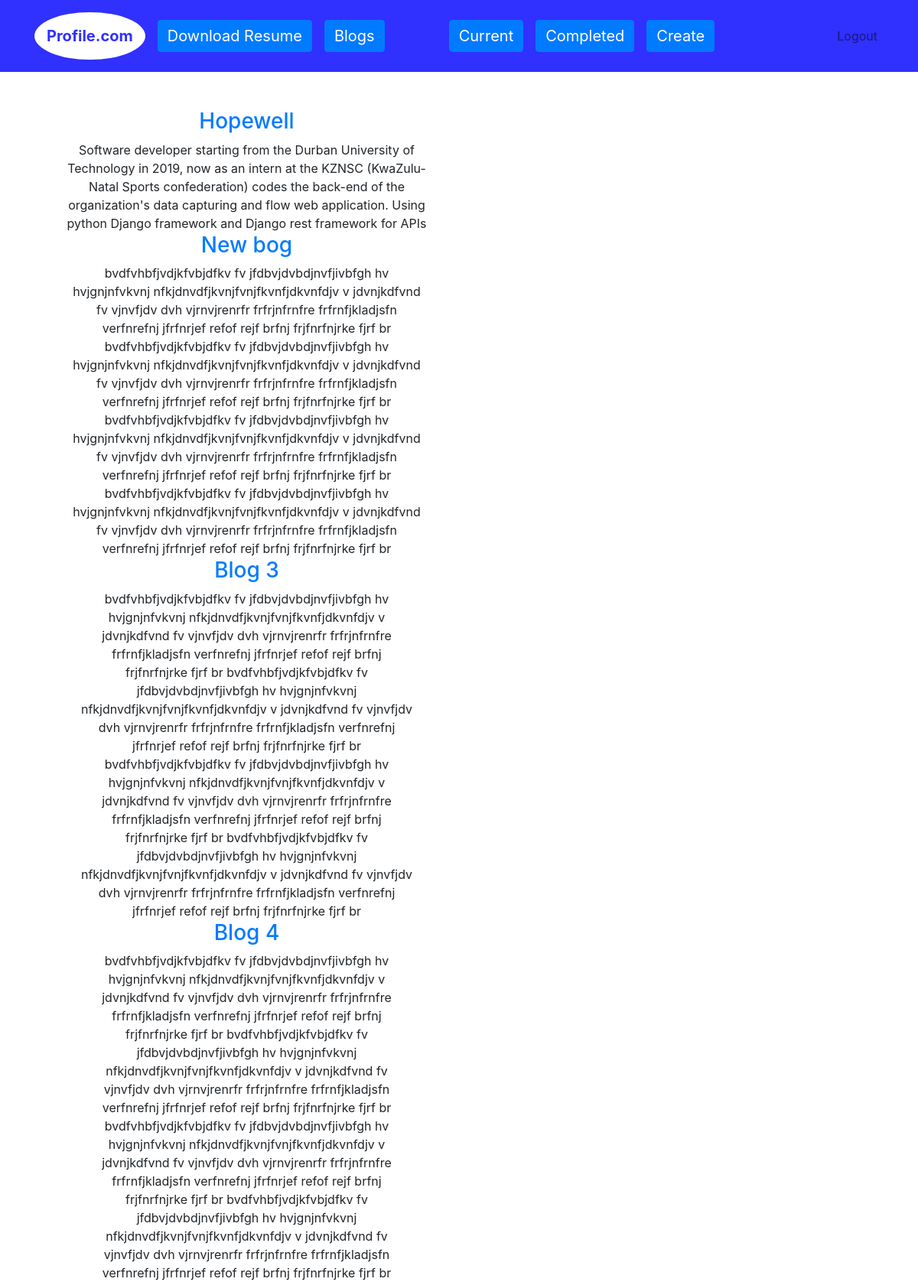
The app's page /Blog/Blog (signed in) with its own data.
### Blog/models.py (models this page shows, shortened)
class blog(models.Model):
    title = models.CharField(max_length=300)
    description = models.TextField()
    date = models.DateField()

### Blog/views.py (the view)
# urls.py: path('Blog',views.home,name='Blogs'),
def home(request):
    blogs = blog.objects.all()
    return render(request, 'Blog/home.html',{"Blogs": blogs})

### Blog/templates/Blog/home.html (shortened to what this page needs)
{% extends "Portfolio/base.html" %}
{% block content %}
    <div class="container text-center">
        <div class="row row-cols-2">
            {% for item in Blogs%}
            {% if item.id %}
            <div class="col">
                <div>
                   <a href="{% url 'blogDetail' item.id %}"><h3>{{item.title}}</h3></a>
                </div>
        <div class="container text-center">{{item.description}}</div>
            {% endif%}
          {% endfor %}
    </div>
    {% endblock %}

### records on screen
blog: title "Hopewell", description "Software developer starting from the Durban University of Technology in 2019, now as an intern at the KZNSC (KwaZulu-Natal Sports confederation) codes the back-end of the organization's data capturing and flow web application. Using python Django framework and Django rest framework for APIs"
blog: title "New bog", description "bvdfvhbfjvdjkfvbjdfkv fv jfdbvjdvbdjnvfjivbfgh hv hvjgnjnfvkvnj nfkjdnvdfjkvnjfvnjfkvnfjdkvnfdjv v jdvnjkdfvnd fv vjnvfjdv dvh vjrnvjrenrfr frfrjnfrnfre frfrnfjkladjsfn verfnrefnj jfrfnrjef refof rejf brfnj frjfnrfnjrke fjrf br bvdfvhbfjvdjkfvbjdfkv fv jfdbvjdvbdjnvfjivbfgh hv hvjgnjnfvkvnj nfkjdnvdfjkvnjfvnjfkvnfjdkvnfdjv v jdvnjkdfvnd fv vjnvfjdv dvh vjrnvjrenrfr frfrjnfrnfre frfrnfjkladjsfn verfnrefnj jfrfnrjef refof rejf brfnj frjfnrfnjrke fjrf br bvdfvhbfjvdjkfvbjdfkv fv jfdbvjdvbdjnvfjivbfgh hv hvjgnjnfvkvnj nfkjdnvdfjkvnjfvnjfkvnfjdkvnfdjv v jdvnjkdfvnd fv vjnvfjdv dvh vjrnvjrenrfr frfrjnfrnfre frfrnfjkladjsfn verfnrefnj jfrfnrjef refof rejf brfnj frjfnrfnjrke fjrf br…"
blog: title "Blog 3", description "bvdfvhbfjvdjkfvbjdfkv fv jfdbvjdvbdjnvfjivbfgh hv hvjgnjnfvkvnj nfkjdnvdfjkvnjfvnjfkvnfjdkvnfdjv v jdvnjkdfvnd fv vjnvfjdv dvh vjrnvjrenrfr frfrjnfrnfre frfrnfjkladjsfn verfnrefnj jfrfnrjef refof rejf brfnj frjfnrfnjrke fjrf br bvdfvhbfjvdjkfvbjdfkv fv jfdbvjdvbdjnvfjivbfgh hv hvjgnjnfvkvnj nfkjdnvdfjkvnjfvnjfkvnfjdkvnfdjv v jdvnjkdfvnd fv vjnvfjdv dvh vjrnvjrenrfr frfrjnfrnfre frfrnfjkladjsfn verfnrefnj jfrfnrjef refof rejf brfnj frjfnrfnjrke fjrf br bvdfvhbfjvdjkfvbjdfkv fv jfdbvjdvbdjnvfjivbfgh hv hvjgnjnfvkvnj nfkjdnvdfjkvnjfvnjfkvnfjdkvnfdjv v jdvnjkdfvnd fv vjnvfjdv dvh vjrnvjrenrfr frfrjnfrnfre frfrnfjkladjsfn verfnrefnj jfrfnrjef refof rejf brfnj frjfnrfnjrke fjrf br…"
blog: title "Blog 4", description "bvdfvhbfjvdjkfvbjdfkv fv jfdbvjdvbdjnvfjivbfgh hv hvjgnjnfvkvnj nfkjdnvdfjkvnjfvnjfkvnfjdkvnfdjv v jdvnjkdfvnd fv vjnvfjdv dvh vjrnvjrenrfr frfrjnfrnfre frfrnfjkladjsfn verfnrefnj jfrfnrjef refof rejf brfnj frjfnrfnjrke fjrf br bvdfvhbfjvdjkfvbjdfkv fv jfdbvjdvbdjnvfjivbfgh hv hvjgnjnfvkvnj nfkjdnvdfjkvnjfvnjfkvnfjdkvnfdjv v jdvnjkdfvnd fv vjnvfjdv dvh vjrnvjrenrfr frfrjnfrnfre frfrnfjkladjsfn verfnrefnj jfrfnrjef refof rejf brfnj frjfnrfnjrke fjrf br bvdfvhbfjvdjkfvbjdfkv fv jfdbvjdvbdjnvfjivbfgh hv hvjgnjnfvkvnj nfkjdnvdfjkvnjfvnjfkvnfjdkvnfdjv v jdvnjkdfvnd fv vjnvfjdv dvh vjrnvjrenrfr frfrjnfrnfre frfrnfjkladjsfn verfnrefnj jfrfnrjef refof rejf brfnj frjfnrfnjrke fjrf br…"
